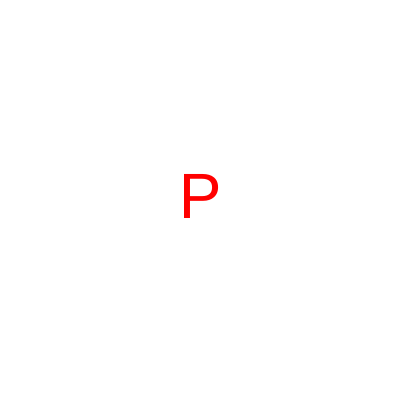
Frame 1 (no input)
Frame 60 (no input): identical to frame 1, image omitted
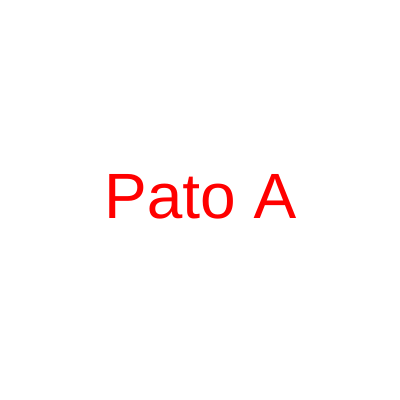
Frame 120 (the mouse pressed at the canvas centre since frame 60)

The p5.js sketch that drew these frames (run headless with seeded random() and noise() and a simulated clock; from frame 60 on, the mouse is pressed at the canvas centre):

// p5.js sketch
// ── sketch.js
function setup() {
  createCanvas(400, 400);
}

function draw() {
  background("white");
  fill("red")
  textSize(64)
  textAlign(CENTER, CENTER);
  
  let maximo = width;
  let minimo = 0;
  // mouseX, 0, width ==> 0, palavra.length
  let palavra = "Pato Agiota";
  let quantidade = map(mouseX, 0, width, 1, palavra.length);
  //console.log(quantidade);
  let parcial = palavra.substring(0, quantidade);
  text(parcial, 200, 200);
  
  // if(mouseX < 50) {
  // let palavra = "c";
  //text(palavra, 200, 200);
  // } ele if(mouseX < 100) {
  // let palavra = "Ca";
  //  text(palavra< 200< 200);
  // } else {
  // let palavra = "Caminhante";
  // text(palavra< 200, 200);
  // }
  
}
